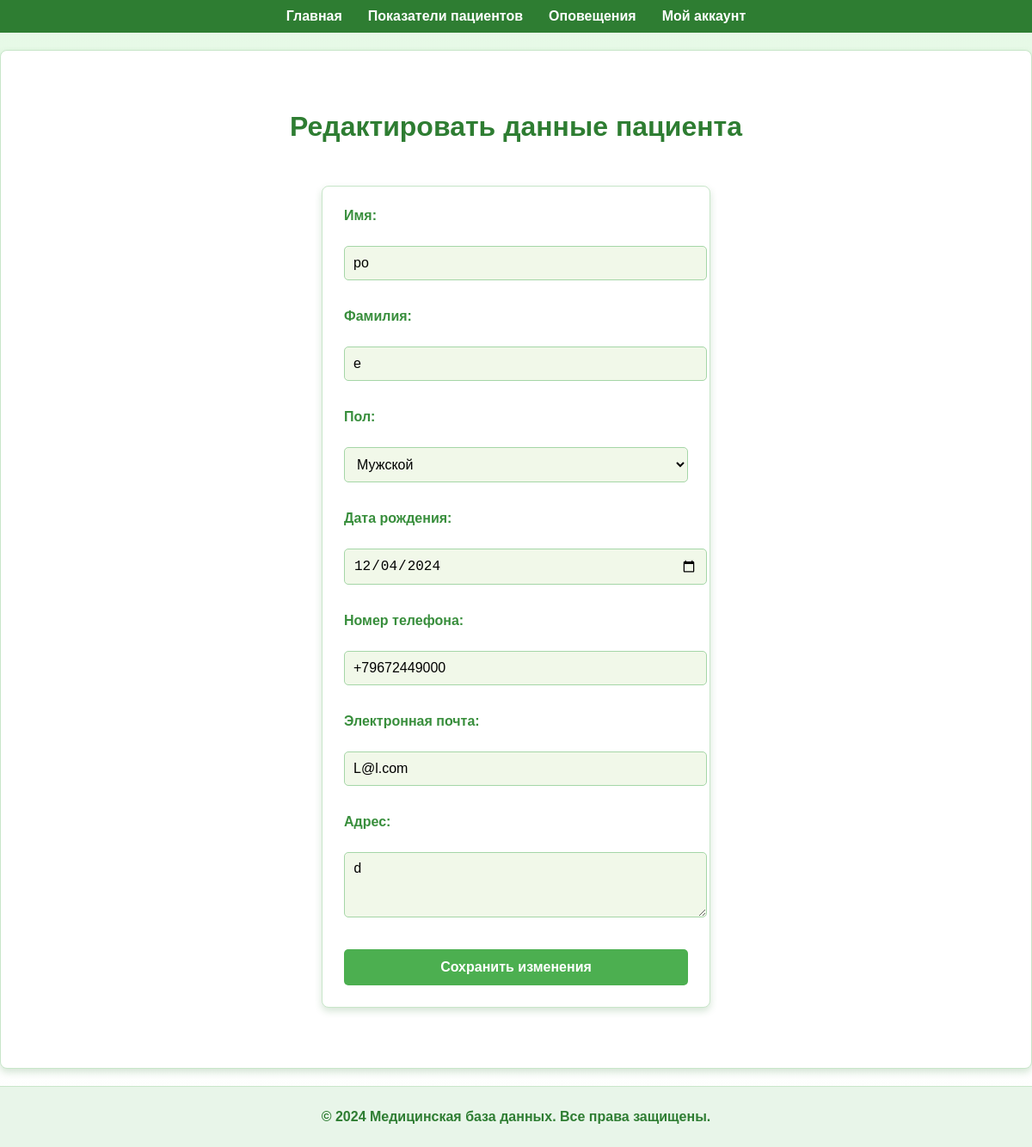
Screenshot of /edit_patient.php (signed in) with the database file from the repository.
### tables this page shows
CREATE TABLE `patients` (
  `patient_id` int(11) NOT NULL,
  `name` varchar(100) NOT NULL,
  `surname` varchar(100) DEFAULT NULL,
  `gender` varchar(10) DEFAULT NULL,
  `date_of_birth` date DEFAULT NULL,
  `phone` varchar(20) DEFAULT NULL,
  `email` varchar(100) DEFAULT NULL,
  `address` varchar(200) DEFAULT NULL
);

### edit_patient.php (the view, shortened to what this page needs)
<?php
$user_id = $_SESSION['user_id'];
include 'includes/db_connect.php';
$pdo->setAttribute(PDO::ATTR_ERRMODE, PDO::ERRMODE_EXCEPTION);
$sql = "SELECT patient_id FROM authorization WHERE id = :user_id";
$stmt = $pdo->prepare($sql);
$stmt->bindParam(':user_id', $user_id, PDO::PARAM_INT);
$stmt->execute();
$authData = $stmt->fetch(PDO::FETCH_ASSOC);
$patient_id = $authData['patient_id'];
$errors = [];
if ($_SERVER['REQUEST_METHOD'] === 'POST') {
    $name = trim($_POST['name']);
    $surname = trim($_POST['surname']);
    $gender = trim($_POST['gender']);
    $date_of_birth = trim($_POST['date_of_birth']);
    $phone = trim($_POST['phone']);
    $email = trim($_POST['email']);
    $address = trim($_POST['address']);
    if (empty($name)) $errors[] = 'Введите имя.';
    if (empty($surname)) $errors[] = 'Введите фамилию.';
    if (empty($gender)) $errors[] = 'Выберите пол.';
    if (empty($date_of_birth)) {
        $errors[] = 'Введите дату рождения.';
    } else {
        $dob_timestamp = strtotime($date_of_birth);
        if (!$dob_timestamp || $dob_timestamp > time()) {
            $errors[] = 'Некорректная дата рождения.';
        }
    }
    if (empty($phone)) $errors[] = 'Введите номер телефона.';
    if (empty($email)) {
        $errors[] = 'Введите электронную почту.';
    } elseif (!filter_var($email, FILTER_VALIDATE_EMAIL)) {
        $errors[] = 'Некорректный формат электронной почты.';
    }
    if (empty($errors)) {
        try {
            $sql = "UPDATE patients SET name=:name, surname=:surname, gender=:gender, date_of_birth=:date_of_birth, phone=:phone, email=:email, address=:address WHERE patient_id = :patient_id";
            $stmt = $pdo->prepare($sql);
            $stmt->bindParam(':name', $name);
            $stmt->bindParam(':surname', $surname);
            $stmt->bindParam(':gender', $gender);
            $stmt->bindParam(':date_of_birth', $date_of_birth);
            $stmt->bindParam(':phone', $phone);
            $stmt->bindParam(':email', $email);
            $stmt->bindParam(':address', $address);
            $stmt->bindParam(':patient_id', $patient_id, PDO::PARAM_INT);
            $stmt->execute();
            header('Location: account.php');
            exit();
        } catch (PDOException $e) {
            $errors[] = 'Ошибка при обновлении данных: ' . $e->getMessage();
        }
    }
} else {
    $sql = "SELECT name, surname, gender, date_of_birth, phone, email, address FROM patients WHERE patient_id = :patient_id";
    $stmt = $pdo->prepare($sql);
    $stmt->bindParam(':patient_id', $patient_id, PDO::PARAM_INT);
    $stmt->execute();
    $patient = $stmt->fetch(PDO::FETCH_ASSOC);
    $name = $patient['name'];
    $surname = $patient['surname'];
    $gender = $patient['gender'];
    $date_of_birth = $patient['date_of_birth'];
    $phone = $patient['phone'];
    $email = $patient['email'];
    $address = $patient['address'];
}
?>
<?php include 'includes/header.php'; ?>
<link rel="stylesheet" href="assets/css/measurements.css">
<h1>Редактировать данные пациента</h1>
<form method="post" action="">
    <label for="name">Имя:</label><br>
    <input type="text" id="name" name="name" required value="<?php echo htmlspecialchars($name); ?>"><br><br>
    <label for="surname">Фамилия:</label><br>
    <input type="text" id="surname" name="surname" required value="<?php echo htmlspecialchars($surname); ?>"><br><br>
    <label for="gender">Пол:</label><br>
    <select id="gender" name="gender" required>
        <option value="Мужской" <?php if($gender==='Мужской') echo 'selected'; ?>>Мужской</option>
    </select><br><br>
    <label for="date_of_birth">Дата рождения:</label><br>
    <input type="date" id="date_of_birth" name="date_of_birth" required value="<?php echo htmlspecialchars($date_of_birth); ?>"><br><br>
    <label for="phone">Номер телефона:</label><br>
    <input type="tel" id="phone" name="phone" required pattern="\+?\d{10,15}" value="<?php echo htmlspecialchars($phone); ?>"><br><br>
    <label for="email">Электронная почта:</label><br>
    <input type="email" id="email" name="email" required value="<?php echo htmlspecialchars($email); ?>"><br><br>
    <label for="address">Адрес:</label><br>
    <textarea id="address" name="address" rows="3" cols="30"><?php echo htmlspecialchars($address); ?></textarea><br><br>
    <button type="submit">Сохранить изменения</button>
</form>
<?php include 'includes/footer.php'; ?>

### assets/css/tables.css (style rules this page uses)
body { font-family: Arial, sans-serif; margin: 20px; background: linear-gradient(to bottom, #e0f2e9, #ffffff); color: #333; }
h1, h2 { color: #2e7d32; text-align: center; margin-bottom: 20px; font-size: 1.8rem; }

### assets/css/style.css (style rules this page uses)
body { font-family: Arial, sans-serif; margin: 0; padding: 0; background: linear-gradient(to bottom, #e6f9e6, #ffffff); color: #333; }
form label { display: flex; flex-direction: column; margin-bottom: 20px; font-weight: 500; }
form button { background-color: #28a745; color: #fff; padding: 12px 20px; border: none; border-radius: 4px; cursor: pointer; font-size: 1em; transition: background-color 0.3s ease; width: 200px; }

### assets/css/measurements.css (style rules this page uses)
body { font-family: Arial, sans-serif; background: linear-gradient(to bottom, #e6f9e6, #ffffff); margin: 0; padding: 0; color: #333; box-sizing: border-box; }
h1 { text-align: center; margin-top: 50px; color: #2e7d32; font-size: 2rem; }
form { width: 100%; max-width: 400px; margin: 50px auto; background: #ffffff; border: 1px solid #c8e6c9; border-radius: 8px; padding: 25px; box-shadow: 0 4px 8px rgba(46, 125, 50, 0.2); }
form label { font-weight: bold; display: block; margin-bottom: 8px; color: #388e3c; font-size: 1rem; }
form input[type="text"], form input[type="date"], form input[type="tel"], form input[type="email"], form textarea, form select { width: 100%; padding: 10px; margin-bottom: 15px; border: 1px solid #a5d6a7; border-radius: 5px; font-size: 1rem; background: #f1f8e9; transition: border-color 0.3s ease, box-shadow 0.3s ease; }
form button { width: 100%; padding: 12px; background: #4caf50; border: none; border-radius: 5px; color: #ffffff; font-weight: bold; font-size: 1rem; cursor: pointer; transition: background 0.3s ease, transform 0.1s ease; }

### rows the page displays
patients: name "po", surname "e", gender "Мужской", date_of_birth "12/04/2024", phone "+79672449000", email "L@l.com", address "d"
